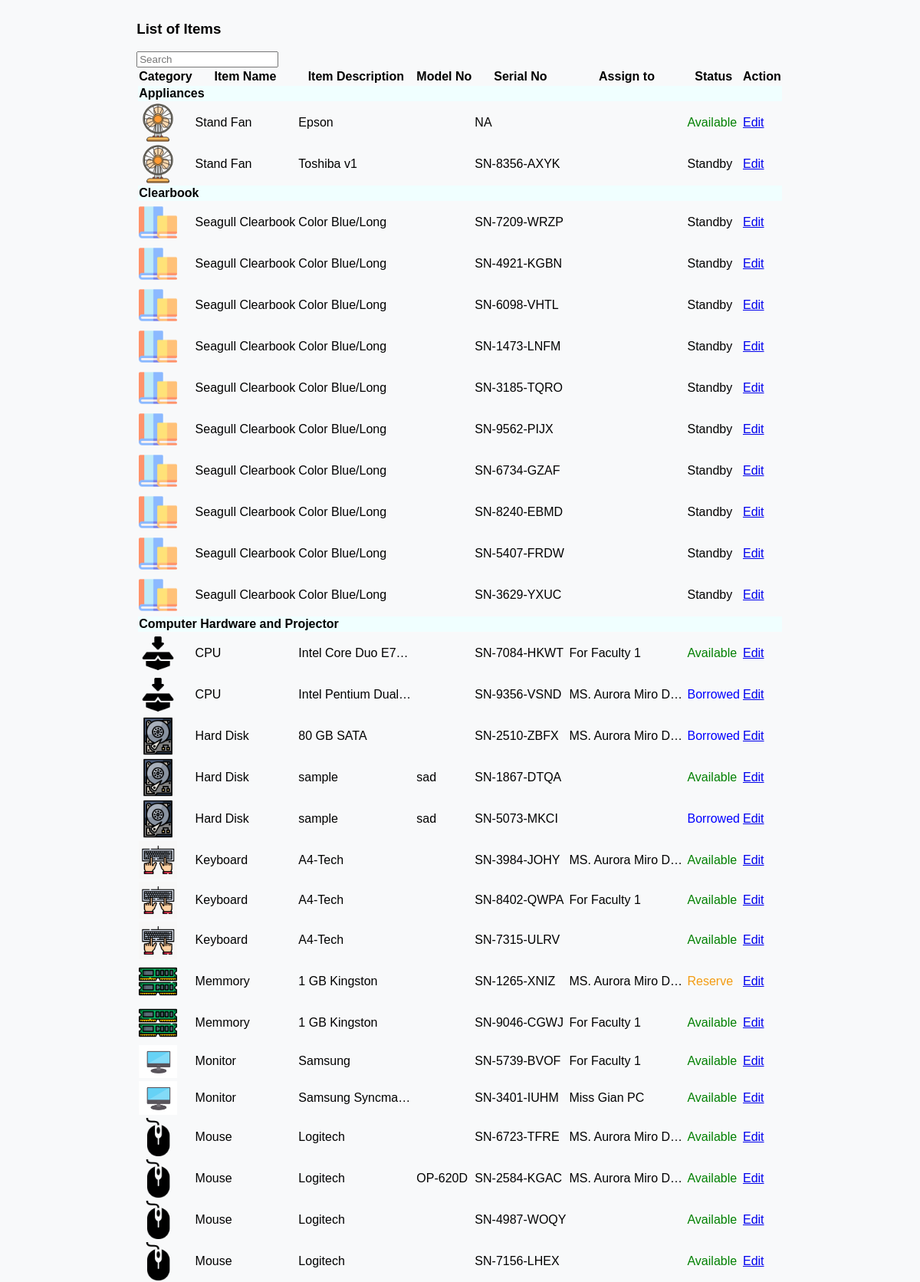
Screenshot of /DashboardCCSStaff/ccslistofitems.php (upper part) with the database file from the repository.
### tables this page shows
CREATE TABLE `tblitembrand` (
  `id` int(11) NOT NULL,
  `staffid` int(11) NOT NULL,
  `staffname` varchar(50) NOT NULL,
  `itembrand` varchar(50) NOT NULL,
  `categoryname` varchar(50) NOT NULL,
  `subcategoryname` varchar(50) NOT NULL,
  `borrowable` varchar(50) NOT NULL,
  `remarks` varchar(50) NOT NULL,
  `modelno` varchar(50) NOT NULL,
  `serialno` varchar(50) NOT NULL,
  `unitcost` decimal(10,0) NOT NULL,
  `status` varchar(50) NOT NULL,
  `itemcondition` varchar(50) NOT NULL,
  `datetimeadded` datetime NOT NULL,
  `assignfor` varchar(50) DEFAULT NULL,
  `datepurchased` date NOT NULL
);

### DashboardCCSStaff/ccslistofitems.php (the view, shortened to what this page needs)
 <?php
    $queryitems = "SELECT * FROM tblitembrand ORDER BY categoryname, subcategoryname, itembrand";
    $resultitems = mysqli_query($con, $queryitems);
    $statusClasses = array(
        'Available' => 'text-success',
        'Standby' => 'text-secondary',
        'Reserve' => 'text-warning',
        'Borrowed' => 'text-primary',
        'Missing' => 'text-danger',
        'Pending Borrow' => 'text-danger',
        'Pending Reserve' => 'text-danger'
    );
?>
        <main class="ccs-main-container">
            <div class="container">
            <div class="row">
                <div class="d-flex justify-content-between align-items-center mb-2">
                    <h3 class="text-start"><i class='fas fa-list me-2'></i>List of Items</h3>
                    <div class="col-md-3 text-end">
                        <input type="text" class="form-control search-input" placeholder="Search" name="search" id="searchInput">
                    </div>
                </div>
            </div>
                <div class="row table-responsive ">
                    <table  class="table">
                        <thead class="table-dark">
                            <tr>
                                <th scope="col">Category</th>
                                <th scope="col">Item Name</th>
                                <th scope="col">Item Description</th>
                                <th scope="col">Model No</th>
                                <th scope="col">Serial No</th>
                                <th scope="col">Assign to</th>
                                <th scope="col">Status</th>
                                <th scope="col">Action</th>
                            </tr>
                        </thead>
                        <tbody>
                            <?php
                            $currentCategory = null;
                            while ($row = mysqli_fetch_assoc($resultitems)) {
                                if ($currentCategory != $row['categoryname']) {
                                    echo "<tr class='category-row'>
                                    <td colspan='12' style='background-color: azure;'><strong>{$row['categoryname']}</strong></td>
                                    </tr>";
                                    $currentCategory = $row['categoryname'];
                                }
                                echo "<tr class='item-details-row'>";
                                $imagePath = 'inventory/SubcategoryItemsimages/' . $row['subcategoryname'] . '.png';
                                if (file_exists($imagePath)) {
                                    echo "<td><img src='{$imagePath}' alt='Subcategory Image' width='50'></td>";
                                } else {
                                    echo "<td><img src='/inventory/SubcategoryItemsimages/defaultimageitem.png' alt='Default Image' width='50'></td>";
                                }
                                echo "<td>{$row['subcategoryname']}</td>";
                                echo "<td class='truncate-text'>{$row['itembrand']}</td>";
                                echo "<td class='truncate-text'>{$row['modelno']}</td>";
                                echo "<td>{$row['serialno']}</td>";
                                echo "<td class='truncate-text'>{$row['assignfor']}</td>";
                                $status = $row['status'];
                                $statusClass = isset($statusClasses[$status]) ? $statusClasses[$status] : '';
                                echo "<td class='{$statusClass}'>{$status}</td>";
                                echo "<td>
                                <a href=\"ccstaffEditItemDetails.php?id={$row['id']}\" class=\"btn btn-outline-primary btn-sm\"><i class='fa-solid fa-pen-to-square fs-7 me-2'></i>Edit</a>
                                </td>";
                                echo "</tr>";
                            }
                            ?>
                        </tbody>
                    </table>
                </div>
            </div>
        </main>

### DashboardCCSStaff/ccslistofitems.php (style rules this page uses)
.ccs-main-container { display: flex; justify-content: center; }
.text-success { color: green; }
.text-warning { color: #f39c12; }
.text-primary { color: blue; }
.truncate-text { max-width: 150px; overflow: hidden; text-overflow: ellipsis; white-space: nowrap; }

### rows the page displays
tblitembrand: categoryname "Appliances", subcategoryname (picture), subcategoryname "Stand Fan", itembrand "Epson", serialno "NA", status "Available"
tblitembrand: subcategoryname (picture), subcategoryname "Stand Fan", itembrand "Toshiba v1", serialno "SN-8356-AXYK", status "Standby"
tblitembrand: categoryname "Clearbook", subcategoryname (picture), subcategoryname "Seagull Clearbook", itembrand "Color Blue/Long", serialno "SN-7209-WRZP", status "Standby"
tblitembrand: subcategoryname (picture), subcategoryname "Seagull Clearbook", itembrand "Color Blue/Long", serialno "SN-4921-KGBN", status "Standby"
tblitembrand: subcategoryname (picture), subcategoryname "Seagull Clearbook", itembrand "Color Blue/Long", serialno "SN-6098-VHTL", status "Standby"
tblitembrand: subcategoryname (picture), subcategoryname "Seagull Clearbook", itembrand "Color Blue/Long", serialno "SN-1473-LNFM", status "Standby"
tblitembrand: subcategoryname (picture), subcategoryname "Seagull Clearbook", itembrand "Color Blue/Long", serialno "SN-3185-TQRO", status "Standby"
tblitembrand: subcategoryname (picture), subcategoryname "Seagull Clearbook", itembrand "Color Blue/Long", serialno "SN-9562-PIJX", status "Standby"
tblitembrand: subcategoryname (picture), subcategoryname "Seagull Clearbook", itembrand "Color Blue/Long", serialno "SN-6734-GZAF", status "Standby"
tblitembrand: subcategoryname (picture), subcategoryname "Seagull Clearbook", itembrand "Color Blue/Long", serialno "SN-8240-EBMD", status "Standby"
tblitembrand: subcategoryname (picture), subcategoryname "Seagull Clearbook", itembrand "Color Blue/Long", serialno "SN-5407-FRDW", status "Standby"
tblitembrand: subcategoryname (picture), subcategoryname "Seagull Clearbook", itembrand "Color Blue/Long", serialno "SN-3629-YXUC", status "Standby"
tblitembrand: categoryname "Computer Hardware and Projector", subcategoryname "CPU", itembrand "Intel Core Duo E7…", serialno "SN-7084-HKWT", assignfor "For Faculty 1", status "Available"
tblitembrand: subcategoryname "CPU", itembrand "Intel Pentium Dual…", serialno "SN-9356-VSND", assignfor "MS. Aurora Miro D…", status "Borrowed"
tblitembrand: subcategoryname (picture), subcategoryname "Hard Disk", itembrand "80 GB SATA", serialno "SN-2510-ZBFX", assignfor "MS. Aurora Miro D…", status "Borrowed"
tblitembrand: subcategoryname (picture), subcategoryname "Hard Disk", itembrand "sample", modelno "sad", serialno "SN-1867-DTQA", status "Available"
tblitembrand: subcategoryname (picture), subcategoryname "Hard Disk", itembrand "sample", modelno "sad", serialno "SN-5073-MKCI", status "Borrowed"
tblitembrand: subcategoryname (picture), subcategoryname "Keyboard", itembrand "A4-Tech", serialno "SN-3984-JOHY", assignfor "MS. Aurora Miro D…", status "Available"
tblitembrand: subcategoryname (picture), subcategoryname "Keyboard", itembrand "A4-Tech", serialno "SN-8402-QWPA", assignfor "For Faculty 1", status "Available"
tblitembrand: subcategoryname (picture), subcategoryname "Keyboard", itembrand "A4-Tech", serialno "SN-7315-ULRV", status "Available"
tblitembrand: subcategoryname (picture), subcategoryname "Memmory", itembrand "1 GB Kingston", serialno "SN-1265-XNIZ", assignfor "MS. Aurora Miro D…", status "Reserve"
tblitembrand: subcategoryname (picture), subcategoryname "Memmory", itembrand "1 GB Kingston", serialno "SN-9046-CGWJ", assignfor "For Faculty 1", status "Available"
tblitembrand: subcategoryname (picture), subcategoryname "Monitor", itembrand "Samsung", serialno "SN-5739-BVOF", assignfor "For Faculty 1", status "Available"
tblitembrand: subcategoryname (picture), subcategoryname "Monitor", itembrand "Samsung Syncma…", serialno "SN-3401-IUHM", assignfor "Miss Gian PC", status "Available"
tblitembrand: subcategoryname (picture), subcategoryname "Mouse", itembrand "Logitech", serialno "SN-6723-TFRE", assignfor "MS. Aurora Miro D…", status "Available"
tblitembrand: subcategoryname (picture), subcategoryname "Mouse", itembrand "Logitech", modelno "OP-620D", serialno "SN-2584-KGAC", assignfor "MS. Aurora Miro D…", status "Available"
tblitembrand: subcategoryname (picture), subcategoryname "Mouse", itembrand "Logitech", serialno "SN-4987-WOQY", status "Available"
tblitembrand: subcategoryname (picture), subcategoryname "Mouse", itembrand "Logitech", serialno "SN-7156-LHEX", status "Available"
